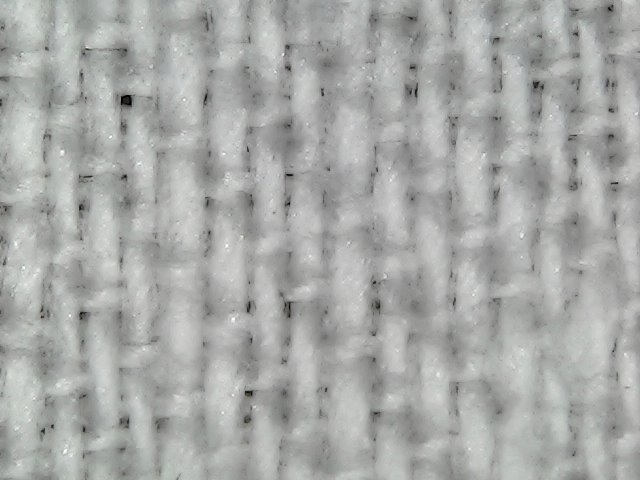
%> input picture INTERT/1.jpg, 640 x 480 px
$ octave Intertestversion2.m   (GNU Octave 9; MATLAB toolbox functions it lacks are replaced by stand-ins)
%> lines starting %> are read from the running program, lines starting %| are printed output that depends on the picture; in (x1, y1, x2, y2) boxes, pixels count from 0 and x2, y2 are one past the last pixel; in counts of white or black regions, pixels touching at a corner belong together; the program's own positions count from 1

I= imread('INTERT/1.jpg');
%> I is the input picture: size 480x640x3 uint8; mean R, G, B 168.3, 169.9, 167.8
Igry = rgb2gray(I);
imshow(I);
J = histeq(Igry);
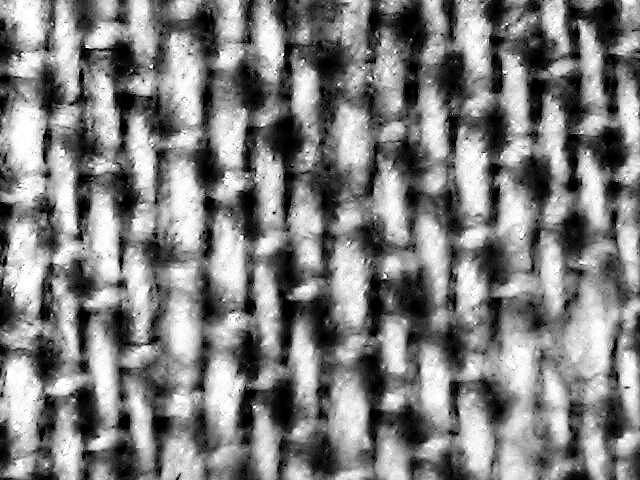
%> J: size 480x640 uint8; min 0, max 255, mean 127.4
figure, imshow(J);
%figure, imshow(J);
BW = imbinarize(J);
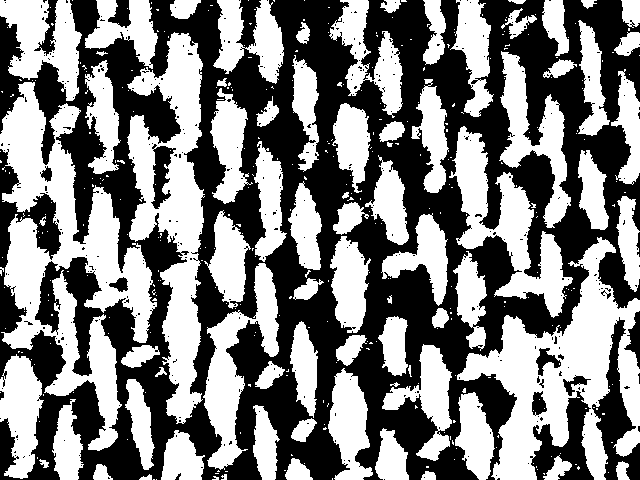
%> BW: size 480x640 logical; 49.9% white; 380 white regions (304 under 20 px), largest, box (x1, y1, x2, y2) and area: (0, 82, 157, 451) 21073, (457, 237, 640, 480) 17458, (127, 32, 205, 424) 14274
%figure, imshow(BW);
BW = 1- BW;
figure, imshow(BW);
SE = strel('line', 40, 90);

BW = imopen(BW,SE);
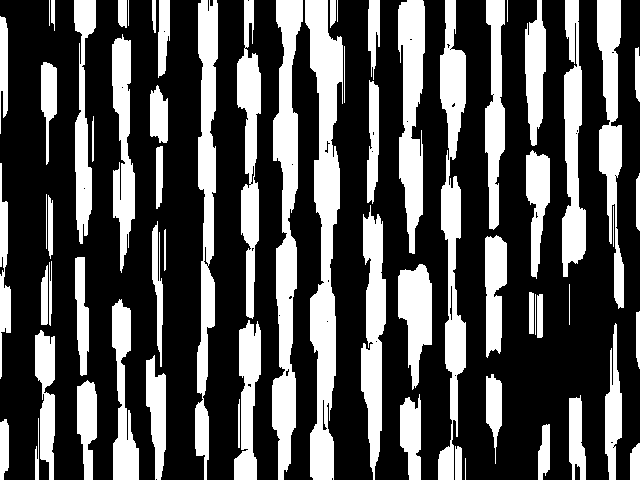
%> BW: size 480x640 double; values 0 (black) and 1 (white), 31.9% white; 65 white regions, largest, box (x1, y1, x2, y2) and area: (305, 0, 343, 480) 9601, (272, 0, 303, 480) 7952, (438, 0, 466, 480) 6342
figure, imshow(BW);
%figure, imshow(BW);
E= edge(BW,'canny',[],3);
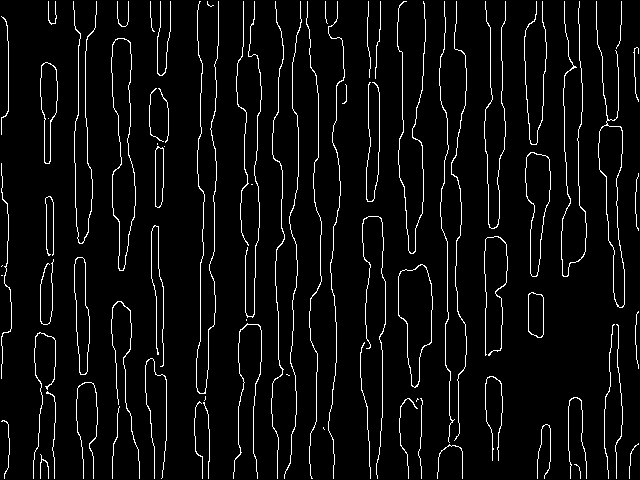
%> E: size 480x640 logical; 5% white in thin lines or dots
figure ,imshow(E); title("Lines");
% Potential improvement later.
% [H,T,R] = hough(E);
% peaks = houghpeaks(H,125,'Threshold',30);
% lines = houghlines(E,T,R,peaks,'FillGap',20,'MinLength',1);
s = size(E);
%> s = [480 640]
c1 = 0;
% making sure that we add padding
D = padarray(E,[1 1],'both');
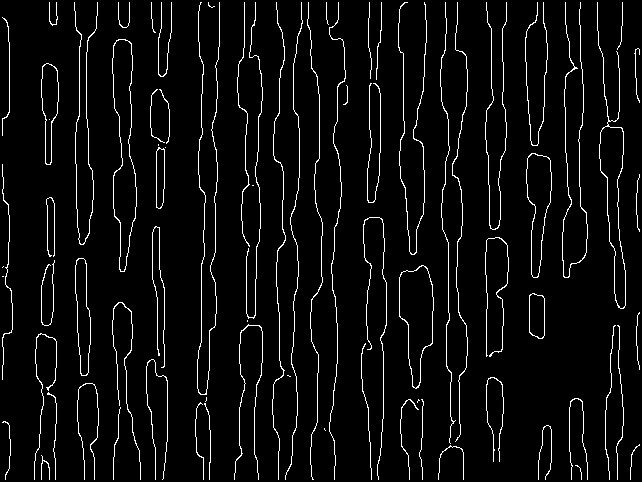
%> D: size 482x642 logical; 4.9% white in thin lines or dots
o = s(1);
%> o = 480
for i = 1:s(2)
    if((D(18,i) == true) &&(D(18,i+1) == false))
        c1=c1+1;
    end
end
%> after the loop, c1 = 33

s = c1/2;
%> s = 16.5
strings = s;
%> strings = 16.5

Strings = c1/2;
%> Strings = 16.5

$ run again, with INTERT/2.jpg copied over INTERT/1.jpg
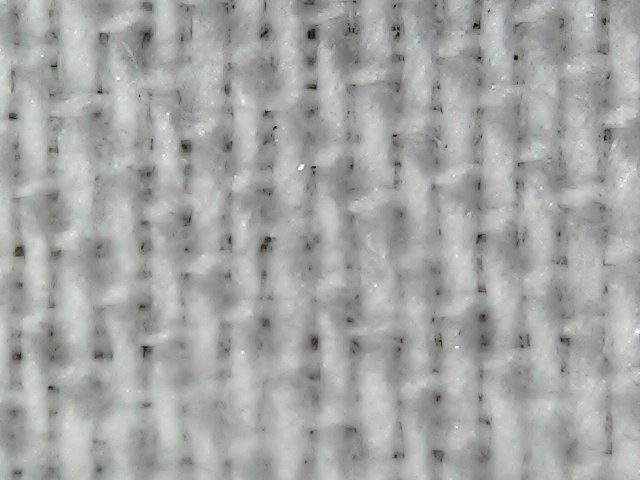
%> input picture INTERT/2.jpg, 640 x 480 px
%> I is the input picture: size 480x640x3 uint8; mean R, G, B 165.4, 166.7, 164.7
%> `BW = imbinarize(J);`:
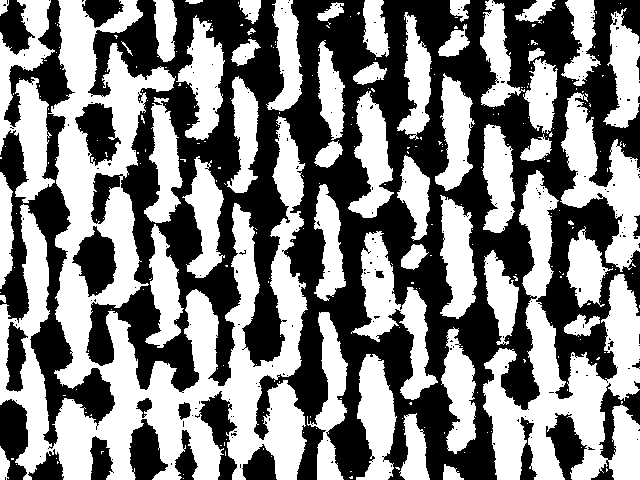
%> BW: size 480x640 logical; 50.5% white; 244 black regions (219 under 20 px), largest, box (x1, y1, x2, y2) and area: (86, 0, 640, 480) 121045, (0, 0, 115, 449) 12965, (72, 226, 117, 297) 1842
%> E: size 480x640 logical; 4.9% white in thin lines or dots
%> `D = padarray(E,[1 1],'both');`:
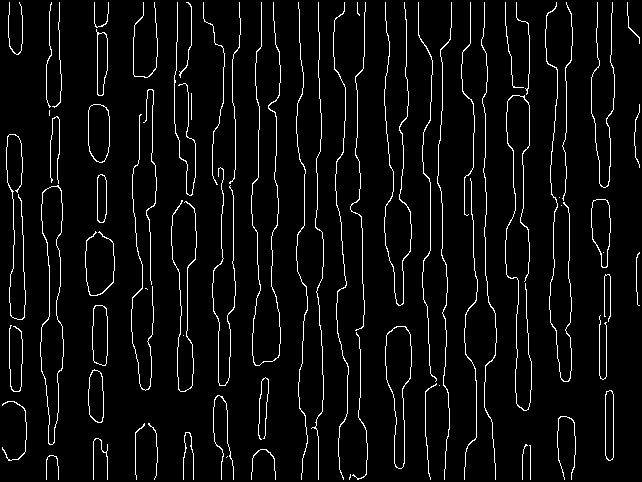
%> D: size 482x642 logical; 4.9% white in thin lines or dots
%> after the loop `for i = 1:s(2)`: c1 = 31
%> `s = c1/2;`: s = 15.5

$ run again, with INTERT/3.jpg copied over INTERT/1.jpg
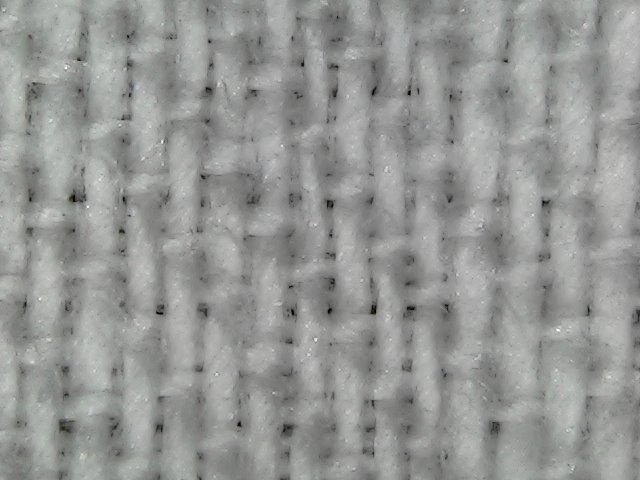
%> input picture INTERT/3.jpg, 640 x 480 px
%> I is the input picture: size 480x640x3 uint8; mean R, G, B 149.4, 150.7, 148.8
%> `BW = imbinarize(J);`:
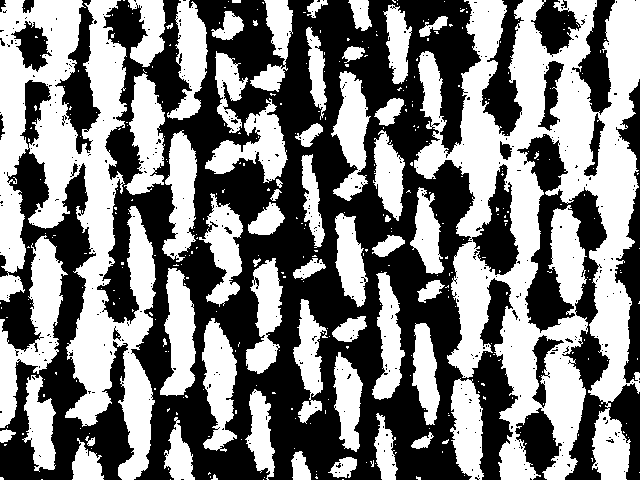
%> BW: size 480x640 logical; 49.3% white; 380 white regions (322 under 20 px), largest, box (x1, y1, x2, y2) and area: (414, 0, 640, 480) 52773, (0, 0, 156, 480) 31711, (0, 235, 68, 428) 4793
%> E: size 480x640 logical; 4.8% white in thin lines or dots
%> `D = padarray(E,[1 1],'both');`:
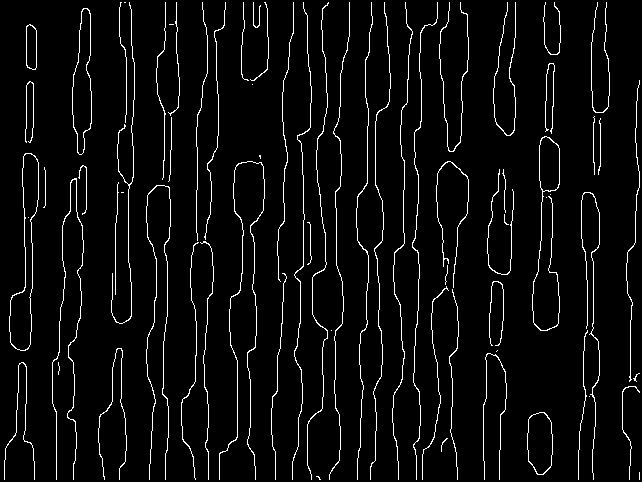
%> D: size 482x642 logical; 4.7% white in thin lines or dots
%> after the loop `for i = 1:s(2)`: c1 = 28
%> `s = c1/2;`: s = 14

$ run again, with INTERT/4.jpg copied over INTERT/1.jpg
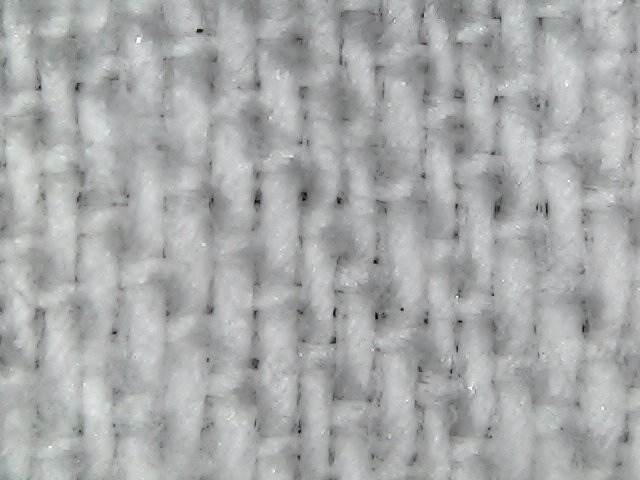
%> input picture INTERT/4.jpg, 640 x 480 px
%> I is the input picture: size 480x640x3 uint8; mean R, G, B 167.6, 170, 170.4
%> `BW = imbinarize(J);`:
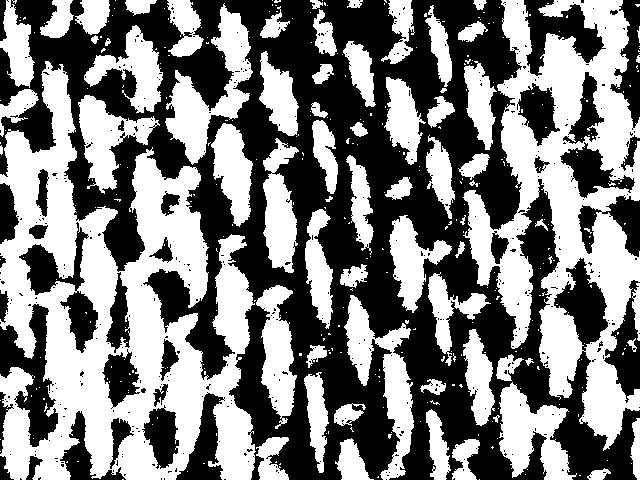
%> BW: size 480x640 logical; 49.4% white; 378 white regions (310 under 20 px), largest, box (x1, y1, x2, y2) and area: (0, 61, 256, 480) 50422, (463, 0, 640, 451) 34254, (165, 3, 253, 165) 4986
%> E: size 480x640 logical; 4.7% white in thin lines or dots
%> `D = padarray(E,[1 1],'both');`:
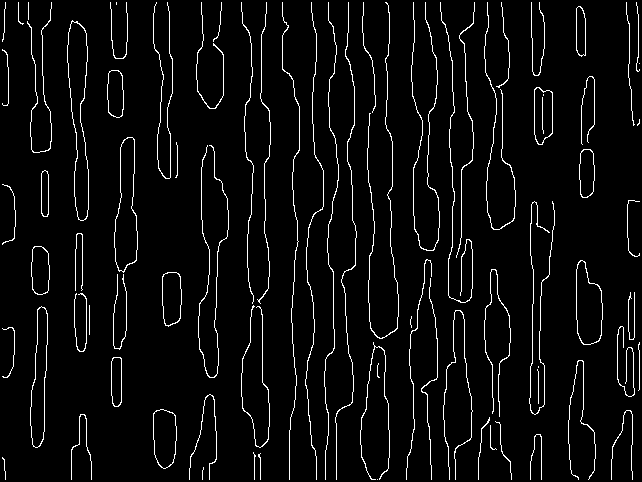
%> D: size 482x642 logical; 4.7% white in thin lines or dots
%> after the loop `for i = 1:s(2)`: c1 = 30
%> `s = c1/2;`: s = 15
